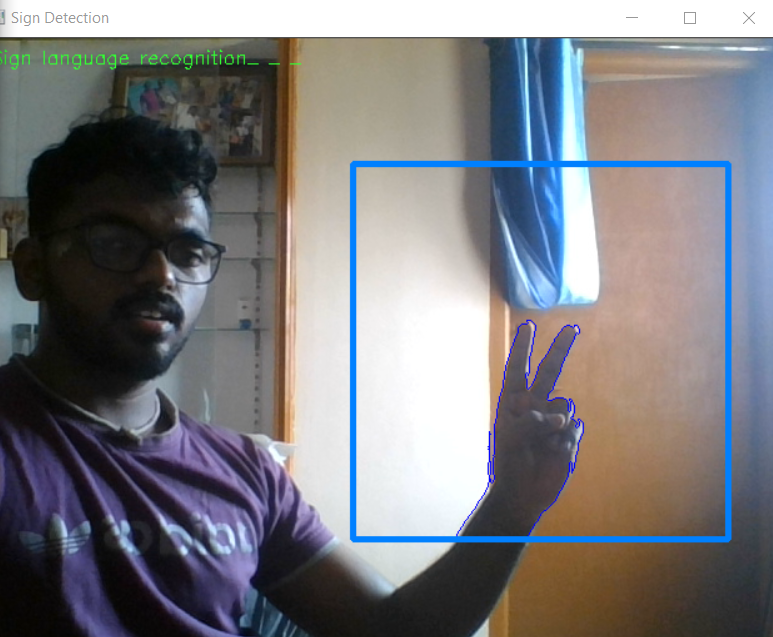
#> input picture Images/Webcamcapture.png, 773 x 637 px, given in place of the camera
$ jupyter execute --allow-errors 'Model training  and testing.ipynb'   (text cells are left out)
#> lines starting #> are read from the running program, lines starting #| are printed output that depends on the picture
[cell 1]
import cv2
import numpy as np
import tensorflow as tf
import glob
import pyttsx3

[cell 2]
from tensorflow import keras
from keras.models import Sequential
from keras.layers import Activation, Dense, Flatten, BatchNormalization, Conv2D, MaxPool2D, Dropout
from keras.optimizers import Adam, SGD
from keras.metrics import categorical_crossentropy
from keras.preprocessing.image import ImageDataGenerator
import warnings

from keras.callbacks import ReduceLROnPlateau
from keras.callbacks import ModelCheckpoint, EarlyStopping
warnings.simplefilter(action='ignore', category=FutureWarning)

[cell 3]
import os   # accessing folder paths
import numpy as np
import matplotlib.pyplot as plt
import matplotlib.image as img
import patoolib  # This is useful to extract zip files
import cv2,glob
import shutil   # this module is used to do file accessing operations

[cell 4]
num_classes = {1:'1',2:'2',3:'3', 4:'4', 5:'5', 6:'6', 7:'7', 8:'8',
           9:'9'}
alpha_classes = {1:'A',2:'B',3:'C',4:'D',5:'E',6:'F',7:'G',8:'H',9:'I',
           10:'J',11:'K',12:'L',13:'M',14:'N',15:'O',16:'P',17:'Q',18:'R',19:'S',20:'T',21:'U',
           22:'V',23:'W',24:'X',25:'Y',26:'Z'}
mylist = [x for x in alpha_classes.values()]
print(mylist[8:])
words_data = {1:'All_The_Best', 2:'Hi!!', 3: 'I_Love_you', 4: 'No', 5:'Super!!', 6:'Yes'}

[cell 5]
# Creates directories for dataset
print('Creating Folders for alphabets data. Please wait...')
for dir_name in alpha_classes.values():
    !mkdir {'G:\\gestures\\alpha_data\\train\\' + dir_name}
    !mkdir {'G:\\gestures\\alpha_data\\test\\' + dir_name}
print('Done.')

[cell 6]
# Creates directories for numbers
print('Creating Folders for numbers data. Please wait...')
for dir_name in num_classes.values():
    !mkdir {'G:\\gestures\\numbers_data\\train\\' + dir_name}
    !mkdir {'G:\\gestures\\numbers_data\\test\\' + dir_name}
print('Done.')

[cell 7]
# creates directories for words
# RUN THIS ONLY ONCE
print('Creating Folders for words data. Please wait....')
for dir_name in words_data.values():
    !mkdir {'G:\\gestures\\words_data\\test\\' + dir_name}
    !mkdir {'G:\\gestures\\words_data\\train\\' + dir_name}

print('Done!!!')

[cell 8]
background = None
accumulated_weight = 0.7
mask_color = (0.0,0.0,0.0)

ROI_top = 100
ROI_bottom = 300
ROI_right = 300
ROI_left = 500

[cell 9]
# This function is used to calculate accumulated_weights in the frame
def cal_accum_avg(frame, accumulated_weight):

    global background

    if background is None:
        background = frame.copy().astype("float")
        return None

    cv2.accumulateWeighted(frame, background, accumulated_weight)

[cell 10]
# This function segments the hand region found in the frame, if not found returns None.
# [35 lines left out: function segment_hand, not called in this run]

[cell 11]
## Initialize the base dir, train_dir, test_dir
#base_dir = 'G:\\gestures\\words_data\\' # un comment this to create words dataset
base_dir = 'G:\\gestures\\alpha_data\\'            # uncomment this to create alphabet dataset
#base_dir = 'G:\\gestures\\numbers_data\\'  # uncomment this to create numbers dataset
train_dir = os.path.join(base_dir, 'train')
test_dir = os.path.join(base_dir,'test')

[cell 12]
import time
no_of_test_imgs_to_generate = 70
no_of_train_imgs_to_generate = 700
# change alpha_classes in for loop to dictionary name for which you want to create dataset for.
# You need to show the gesture for each of the elements in dictionary.
# You can alter the number of images to be generated in above lines.

for element in alpha_classes.values():
    cam = cv2.VideoCapture(0)
    num_frames = 0
    num_imgs_taken = 0
    time.sleep(7)
    print('#################################################')
    print(f'Show sign for {element}!')

    print(f'Creating data for {element}.....')

    while True:
        ret, frame = cam.read()
#> frame is the input picture: shape (637, 773, 3); mean B, G, R 126.9, 123, 123.3

        # flipping the frame to prevent inverted image of captured frame...
        frame = cv2.flip(frame, 1)
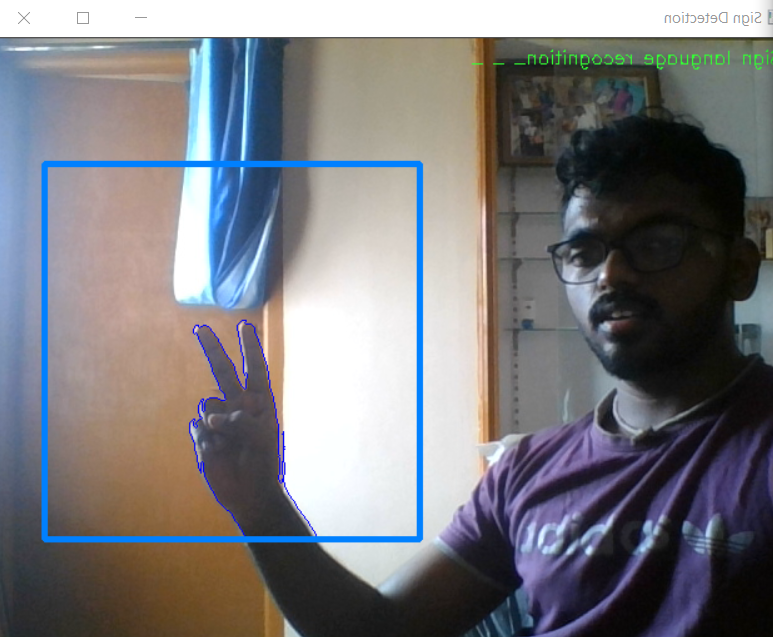
#> frame: shape (637, 773, 3); mean B, G, R 126.9, 123, 123.3

        frame_copy = frame.copy()

        roi = frame[ROI_top:ROI_bottom, ROI_right:ROI_left]
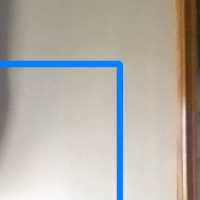
#> roi: shape (200, 200, 3); mean B, G, R 167.5, 174.6, 178.6

        gray_frame = cv2.cvtColor(roi, cv2.COLOR_BGR2GRAY)
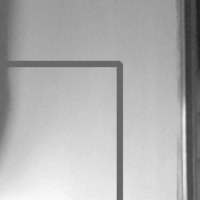
#> gray_frame: shape (200, 200); min 30, max 249, mean 175
        gray_frame = cv2.GaussianBlur(gray_frame, (9, 9), 0)
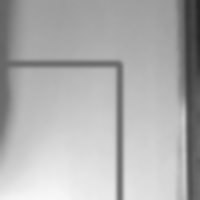
#> gray_frame: shape (200, 200); min 34, max 247, mean 175

        # For initial 60 frames we fetch the background.
        if num_frames < 60:
            cal_accum_avg(gray_frame, accumulated_weight)
            if num_frames <= 59:
                cv2.putText(frame_copy, "FETCHING BACKGROUND...PLEASE WAIT",
                            (80, 400), cv2.FONT_HERSHEY_SIMPLEX, 0.9, (0,0,255), 2)

        #Time to configure the hand specifically into the ROI...
        elif num_frames <= 300:

            hand = segment_hand(gray_frame)
            cv2.putText(frame_copy, "Adjust hand gesture for..",
                            (200, 400), cv2.FONT_HERSHEY_SCRIPT_SIMPLEX, 1, (0,0,255), 2)

            if hand is not None:

                thresholded, hand_segment, contour_info = hand

                # Draw contours around hand segment
                cv2.drawContours(frame_copy, [hand_segment + (ROI_right,
                ROI_top)], -1, (255, 0, 0),1)

                cv2.putText(frame_copy, str(num_frames)+"For" + str(element),
                            (70, 45), cv2.FONT_HERSHEY_SCRIPT_SIMPLEX, 1, (0,0,255), 2)

                # Also display the thresholded image
                cv2.imshow("Thresholded Hand Image", thresholded)

        else:

            # Segmenting the hand region...
            hand = segment_hand(gray_frame)

            # if we are able to detect the hand then proceed to create dataset
            if hand is not None:

                # unpack the thresholded img and the max_contour...
                thresholded, hand_segment,contour_info = hand

                # Drawing contours around hand segment
                cv2.drawContours(frame_copy, [hand_segment + (ROI_right,
                ROI_top)], -1, (255, 0, 0),1)

                cv2.putText(frame_copy, str(num_frames), (70, 45),cv2.FONT_HERSHEY_SIMPLEX, 1, (0,0,255), 2)

                cv2.putText(frame_copy,"Adjust hand gesture for..",(200, 400),cv2.FONT_HERSHEY_SCRIPT_SIMPLEX, 1,(0,0,                              255)                                                                                                                   , 2)
                # Displaying the thresholded image
                cv2.imshow("Thresholded Hand Image", thresholded)

                ################################################################
                # Make below changes while generating data for test directory
                # no_of_train_imgs_to_generate -> no_of_test_imgs_to_generate
                # train_dir -> test_dir
                ################################################################
                if num_imgs_taken <= no_of_train_imgs_to_generate:
                    cv2.imwrite(train_dir + '\\' +str(element)+"\\" + str(num_imgs_taken) + '.jpg',                                   thresholded)
                else:
                    break
                num_imgs_taken +=1

            else:
                cv2.putText(frame_copy, 'No hand detected...', (200, 400), cv2.FONT_HERSHEY_SIMPLEX, 1, (0,0,255), 2)


        # Drawing ROI on frame copy
        cv2.rectangle(frame_copy, (ROI_left, ROI_top), (ROI_right,ROI_bottom), (255,128,0), 3)

        cv2.putText(frame_copy, "Sign languge recognition_ _ _", (10, 20), cv2.FONT_ITALIC, 0.5, (51,255,51), 1)
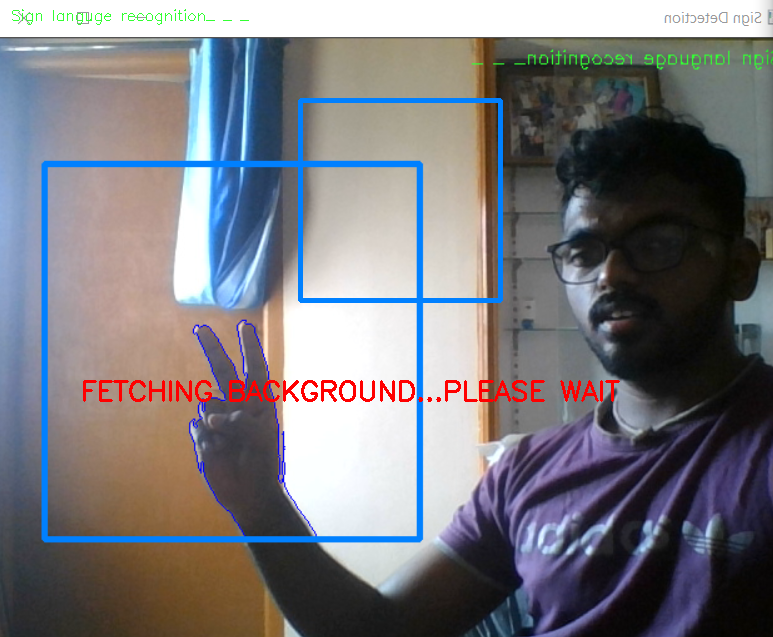
#> frame_copy: shape (637, 773, 3); mean B, G, R 126.4, 121.5, 122.5

        # increment the number of frames for tracking
        num_frames += 1

        # Display the frame with segmented hand
        cv2.imshow("Sign Detection", frame_copy)

        # Closing windows with Esc key...(any other key with ord can be used too.)
        k = cv2.waitKey(1) & 0xFF
#> (key Esc is pressed here)

        if k == 27:
            break

    # Releasing the camera & destroying all the windows...

    cv2.destroyAllWindows()
    cam.release()

    print('Done!')
